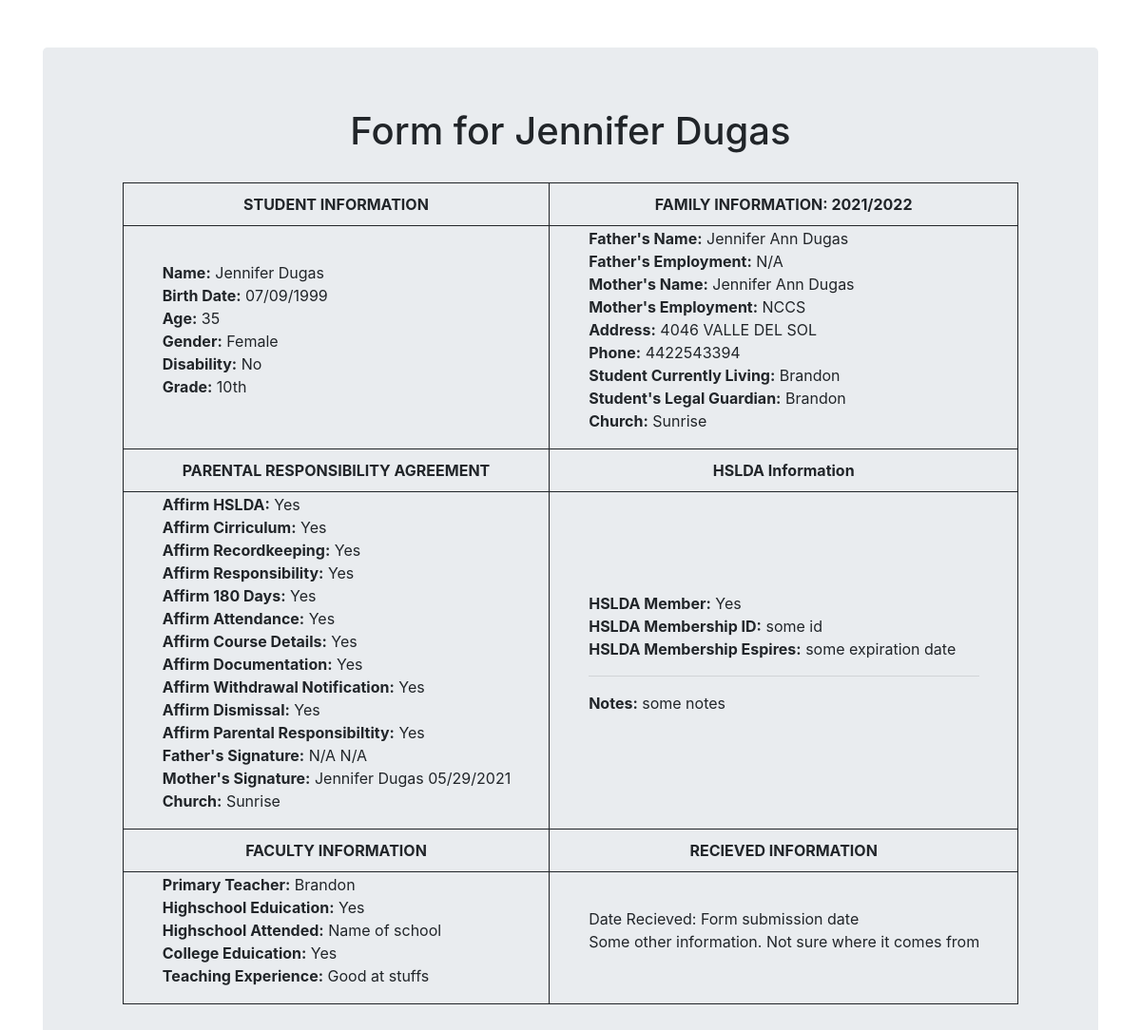
Page /form_app/student/Jennifer on the committed database.
### form_app/models.py (models this page shows, shortened)
class NCCS_Student(models.Model):
    student_id = 'default'
    last_name = models.CharField(max_length=256)
    first_name = models.CharField(max_length=256)
    birth_date = models.CharField(max_length=256)
    age = models.IntegerField()
    gender = models.CharField(max_length=256, choices=GENDER_CHOICES, default=None)
    disabilities = models.CharField(max_length=256, choices=TRUE_FALSE_CHOICES, default=None)
    school_year = models.CharField(max_length=256, choices=SCHOOL_YEAR_CHOICES, default=None)
    grade = models.CharField(max_length=256, choices=GRADE_CHOICES, default=None)
    record_permission = models.CharField(max_length=256, choices=TRUE_FALSE_CHOICES, default=None)
    previous_school_year = models.CharField(max_length=256)
    previous_school = models.CharField(max_length=256)
    previous_school_mailing_address = models.CharField(max_length=256)
    previous_school_city = models.CharField(max_length=256)
    previous_school_state = models.CharField(max_length=256)
    previous_school_zip = models.CharField(max_length=256)
    previous_school_phone = models.CharField(max_length=256)
    previous_school_been_suspended = models.CharField(max_length=256, choices=TRUE_FALSE_CHOICES, default=None)
    father_name = models.CharField(max_length=256)
    father_employment = models.CharField(max_length=256)
    mother_name = models.CharField(max_length=256)
    mother_employment = models.CharField(max_length=256)
    family_address = models.CharField(max_length=256)
    family_city = models.CharField(max_length=256)
    family_state = models.CharField(max_length=256)
    family_zip = models.CharField(max_length=256)
    family_phone = models.CharField(max_length=256)
    family_email = models.CharField(max_length=256)
    student_living_with = models.CharField(max_length=256)
    student_guardian = models.CharField(max_length=256)
    family_church = models.CharField(max_length=256)
    HSLDA_membership = models.CharField(max_length=256, choices=TRUE_FALSE_CHOICES, default=None)
    primary_teacher = models.CharField(max_length=256)
    high_school_eduication = models.CharField(max_length=256, choices=TRUE_FALSE_CHOICES, default=None)
    college_eduication = models.CharField(max_length=256, choices=TRUE_FALSE_CHOICES, default=None)
    list_training = models.CharField(max_length=256)
    membership_agreement = models.CharField(max_length=256, choices=TRUE_FALSE_CHOICES, default=None)
    curriculum_agreement = models.CharField(max_length=256, choices=TRUE_FALSE_CHOICES, default=None)
    record_keeping_agreement = models.CharField(max_length=256, choices=TRUE_FALSE_CHOICES, default=None)
    parent_participation_agreement = models.CharField(max_length=256, choices=TRUE_FALSE_CHOICES, default=None)
    parent_home_agreement = models.CharField(max_length=256, choices=TRUE_FALSE_CHOICES, default=None)
    attendance_grades_agreement = models.CharField(max_length=256, choices=TRUE_FALSE_CHOICES, default=None)
    course_of_study_course_description_agreement = models.CharField(max_length=256, choices=TRUE_FALSE_CHOICES, default=None)
    read_handbook_agreement = models.CharField(max_length=256, choices=TRUE_FALSE_CHOICES, default=None)
    change_schools_agreement = models.CharField(max_length=256, choices=TRUE_FALSE_CHOICES, default=None)
    enrolment_dismissal_agreement = models.CharField(max_length=256, choices=TRUE_FALSE_CHOICES, default=None)
    parent_direction_agreement = models.CharField(max_length=256, choices=TRUE_FALSE_CHOICES, default=None)
    read_agreement = models.CharField(max_length=256, choices=TRUE_FALSE_CHOICES, default=None)
    father_signature = models.CharField(max_length=256)
    father_sign_date = models.CharField(max_length=256)
    mother_signature = models.CharField(max_length=256)
    mother_sign_date = models.CharField(max_length=256)

### form_app/views.py (the view)
# urls.py: url('student/(?P<slug>[\w-]+)$', views.student, name='student'),
def student(request, slug):
    student = NCCS_Student.objects.get(first_name=slug)
    student_dict = {'student':student}
    return render(request, 'form_app/student.html', context=student_dict)

### templates/form_app/student.html (shortened to what this page needs)
<!DOCTYPE html>
<html lang="en" dir="ltr">
  <head>
    <link rel="stylesheet" href="https://stackpath.bootstrapcdn.com/bootstrap/4.3.1/css/bootstrap.min.css">
  </head>
  <body>
    <div style='padding-top: 50px' class="container">
      <div class="jumbotron">
        <h1>Form for {{student.first_name}} {{student.last_name}}</h1>
        <table>
          <thead>
            <th>STUDENT INFORMATION</th>
            <th>FAMILY INFORMATION: {{ student.school_year }}</th>
          </thead>
          <tr>
            <td>
              <ul style="list-style-type:none">
                <li><b>Name:</b> {{student.first_name}} {{student.last_name}}</li>
                <li><b>Birth Date:</b> {{student.birth_date}}</li>
                <li><b>Age:</b> {{student.age}}</li>
                <li><b>Gender:</b> {{student.gender}}</li>
                <li><b>Disability:</b> {{student.disabilities}}</li>
                <li><b>Grade:</b> {{student.grade}}</li>
              </ul>
            </td>
            <td>
              <ul style="list-style-type:none">
                <li><b>Father's Name:</b> {{student.father_name}}</li>
                <li><b>Father's Employment:</b> {{student.father_employment}}</li>
                <li><b>Mother's Name:</b> {{student.mother_name}}</li>
                <li><b>Mother's Employment:</b> {{student.mother_employment}}</li>
                <li><b>Address:</b> {{student.family_address}}</li>
                <li><b>Phone:</b> {{student.family_phone}}</li>
                <li><b>Student Currently Living:</b> {{student.student_living_with}}</li>
                <li><b>Student's Legal Guardian:</b> {{student.student_guardian}}</li>
                <li><b>Church:</b> {{student.family_church}}</li>
              </ul>
            </td>
          </tr>
          <thead>
            <th>PARENTAL RESPONSIBILITY AGREEMENT</th>
            <th>HSLDA Information</th>
          </thead>
          <tr>
            <td>
              <ul style="list-style-type:none">
                <li><b>Affirm HSLDA:</b> {{student.membership_agreement}}</li>
                <li><b>Affirm Cirriculum:</b> {{student.curriculum_agreement}}</li>
                <li><b>Affirm Recordkeeping:</b> {{student.record_keeping_agreement}}</li>
                <li><b>Affirm Responsibility:</b> {{student.parent_participation_agreement}}</li>
                <li><b>Affirm 180 Days:</b> {{student.parent_home_agreement}}</li>
                <li><b>Affirm Attendance:</b> {{student.attendance_grades_agreement}}</li>
                <li><b>Affirm Course Details:</b> {{student.course_of_study_course_description_agreement}}</li>
                <li><b>Affirm Documentation:</b> {{student.read_handbook_agreement}}</li>
                <li><b>Affirm Withdrawal Notification:</b> {{student.change_schools_agreement}}</li>
                <li><b>Affirm Dismissal:</b> {{student.enrolment_dismissal_agreement}}</li>
                <li><b>Affirm Parental Responsibiltity:</b> {{student.parent_direction_agreement}}</li>
                <li><b>Father's Signature:</b> {{student.father_signature}} {{student.father_sign_date}}</li>
                <li><b>Mother's Signature:</b> {{student.mother_signature}} {{student.mother_sign_date}}</li>
                <li><b>Church:</b> {{student.family_church}}</li>
              </ul>
            </td>
            <td>
              <ul style="list-style-type:none">
                <li><b>HSLDA Member:</b> {{student.HSLDA_membership}}</li>
                <li><b>HSLDA Membership ID:</b> some id</li>
                <li><b>HSLDA Membership Espires:</b> some expiration date</li>
                <hr>
                <li><b>Notes:</b> some notes</li>
              </ul>
            </td>
          </tr>
          <thead>
            <th>FACULTY INFORMATION</th>
            <th>RECIEVED INFORMATION</th>
          </thead>
          <tr>
            <td>
              <ul style="list-style-type:none">
                <li><b>Primary Teacher:</b> {{student.primary_teacher}}</li>
                <li><b>Highschool Eduication:</b> {{student.high_school_eduication}}</li>
                <li><b>Highschool Attended:</b> Name of school</li>
                <li><b>College Eduication:</b> {{student.college_eduication}}</li>
                <li><b>Teaching Experience:</b> {{student.list_training}}</li>
              </ul>
            </td>
            <td>
              <ul style="list-style-type:none">
                <li>Date Recieved: Form submission date</li>
                <li>Some other information.  Not sure where it comes from</li>
              </ul>
            </td>
          </tr>
        </table>
      </div>
    </div>
  </body>
</html>

### templates/form_app/student.html (style rules this page uses)
td { border: 1px solid; padding-right: 40px; }
th { border: 1px solid; text-align: center; padding: 10px; }
table { margin: auto; }
h1 { text-align: center; margin-bottom: 30px; }

### rows in the picture
NCCS_Student: first_name "Jennifer", last_name "Dugas", school_year "2021/2022", birth_date "07/09/1999", age "35", gender "Female", disabilities "No", grade "10th", father_name "Jennifer Ann Dugas", father_employment "N/A", mother_name "Jennifer Ann Dugas", mother_employment "NCCS", family_address "4046 VALLE DEL SOL", family_phone "4422543394", student_living_with "Brandon", student_guardian "Brandon", family_church "Sunrise", membership_agreement "Yes", curriculum_agreement "Yes", record_keeping_agreement "Yes", parent_participation_agreement "Yes", parent_home_agreement "Yes", attendance_grades_agreement "Yes", course_of_study_course_description_agreement "Yes", read_handbook_agreement "Yes", change_schools_agreement "Yes", enrolment_dismissal_agreement "Yes", parent_direction_agreement "Yes", father_signature "N/A", father_sign_date "N/A", mother_signature "Jennifer Dugas", mother_sign_date "05/29/2021", HSLDA_membership "Yes", primary_teacher "Brandon", high_school_eduication "Yes", college_eduication "Yes", list_training "Good at stuffs"
